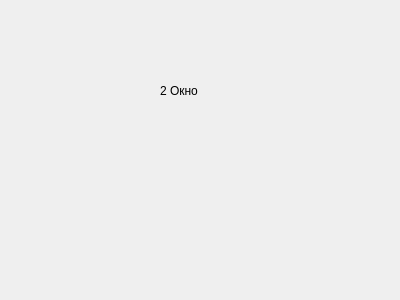
<?xml version="1.0" encoding="UTF-8"?>
<ui version="4.0">
 <class>SecondWindow</class>
 <widget class="QDialog" name="SecondWindow">
  <property name="geometry">
   <rect>
    <x>0</x>
    <y>0</y>
    <width>400</width>
    <height>300</height>
   </rect>
  </property>
  <property name="windowTitle">
   <string>Dialog</string>
  </property>
  <widget class="QLabel" name="label">
   <property name="geometry">
    <rect>
     <x>160</x>
     <y>70</y>
     <width>61</width>
     <height>41</height>
    </rect>
   </property>
   <property name="text">
    <string>2 Окно</string>
   </property>
  </widget>
 </widget>
 <resources/>
 <connections/>
</ui>
